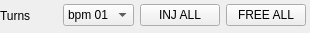
<?xml version="1.0" encoding="UTF-8"?>
<ui version="4.0">
 <class>Form</class>
 <widget class="QWidget" name="Form">
  <property name="geometry">
   <rect>
    <x>0</x>
    <y>0</y>
    <width>310</width>
    <height>33</height>
   </rect>
  </property>
  <property name="windowTitle">
   <string>Form</string>
  </property>
  <widget class="QWidget" name="horizontalLayoutWidget">
   <property name="geometry">
    <rect>
     <x>0</x>
     <y>0</y>
     <width>306</width>
     <height>31</height>
    </rect>
   </property>
   <layout class="QHBoxLayout" name="horizontalLayout">
    <item>
     <widget class="QLabel" name="label">
      <property name="text">
       <string>Turns</string>
      </property>
     </widget>
    </item>
    <item>
     <widget class="QComboBox" name="turn_bpm">
      <item>
       <property name="text">
        <string>bpm 01</string>
       </property>
      </item>
      <item>
       <property name="text">
        <string>bpm 02</string>
       </property>
      </item>
      <item>
       <property name="text">
        <string>bpm 03</string>
       </property>
      </item>
      <item>
       <property name="text">
        <string>bpm 04</string>
       </property>
      </item>
      <item>
       <property name="text">
        <string>bpm 05</string>
       </property>
      </item>
      <item>
       <property name="text">
        <string>bpm 07</string>
       </property>
      </item>
      <item>
       <property name="text">
        <string>bpm 08</string>
       </property>
      </item>
      <item>
       <property name="text">
        <string>bpm 09</string>
       </property>
      </item>
      <item>
       <property name="text">
        <string>bpm 10</string>
       </property>
      </item>
      <item>
       <property name="text">
        <string>bpm 11</string>
       </property>
      </item>
      <item>
       <property name="text">
        <string>bpm 12</string>
       </property>
      </item>
      <item>
       <property name="text">
        <string>bpm 13</string>
       </property>
      </item>
      <item>
       <property name="text">
        <string>bpm 14</string>
       </property>
      </item>
      <item>
       <property name="text">
        <string>bpm 15</string>
       </property>
      </item>
      <item>
       <property name="text">
        <string>bpm 16</string>
       </property>
      </item>
      <item>
       <property name="text">
        <string>bpm 17</string>
       </property>
      </item>
     </widget>
    </item>
    <item>
     <widget class="QPushButton" name="btn_inj">
      <property name="text">
       <string>INJ ALL</string>
      </property>
     </widget>
    </item>
    <item>
     <widget class="QPushButton" name="btn_free">
      <property name="text">
       <string>FREE ALL</string>
      </property>
     </widget>
    </item>
   </layout>
  </widget>
 </widget>
 <resources/>
 <connections/>
</ui>
